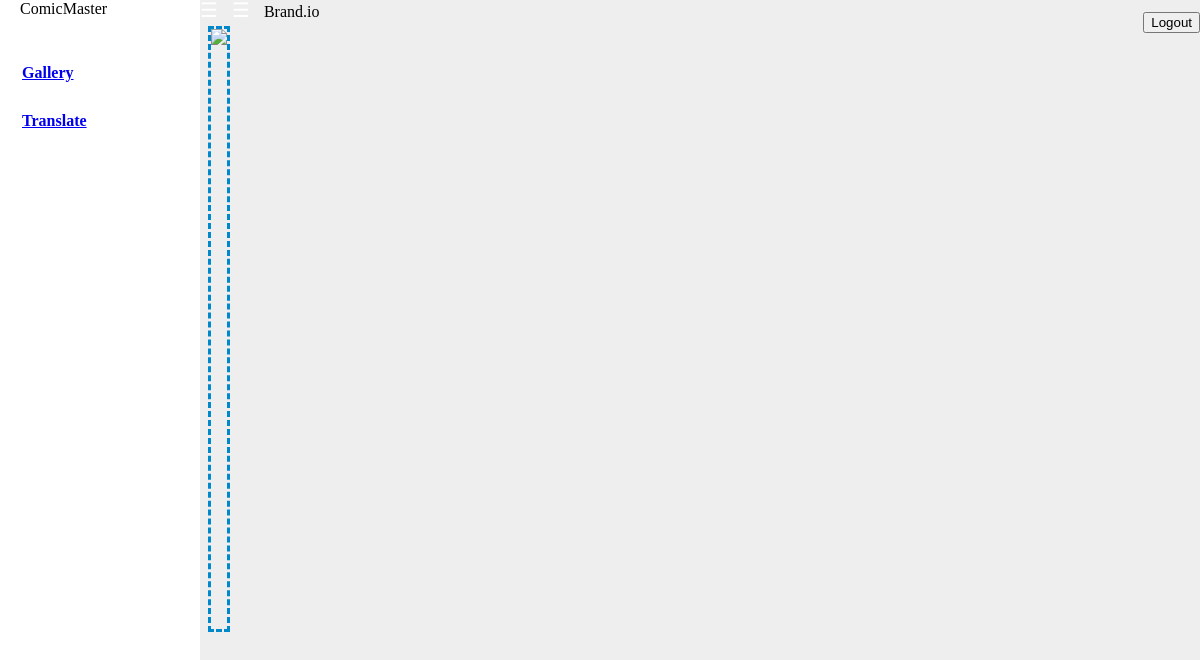
The app's page /image/1 (signed in), older data.
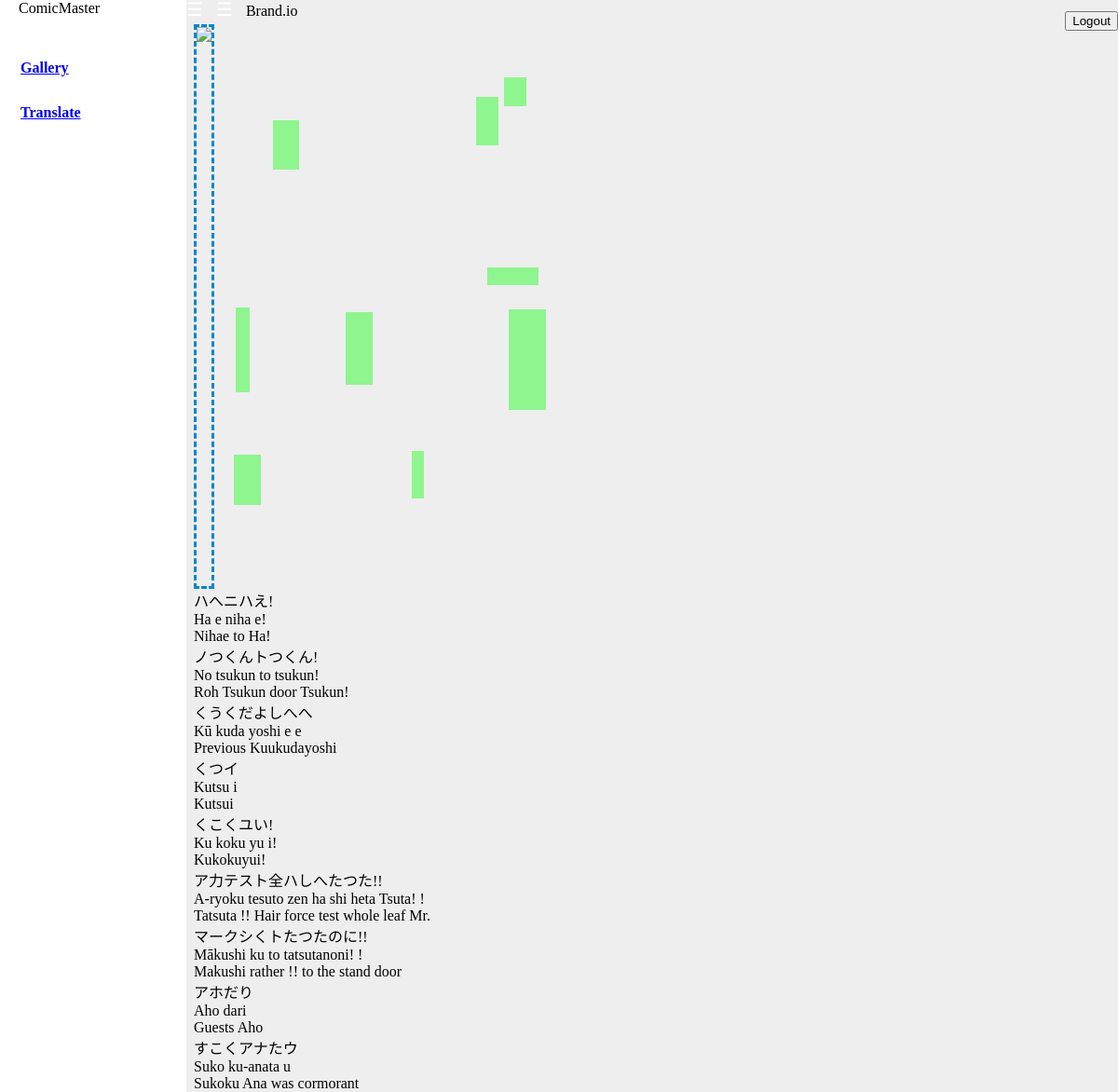
The same page, newer data.
### app/database/textarea.py (models this page shows)
class TextArea (db.Model):
    id = db.Column(db.Integer, primary_key=True, nullable=False)
    minx = db.Column(db.Integer, nullable=False)
    miny = db.Column(db.Integer, nullable=False)
    maxx = db.Column(db.Integer, nullable=False)
    maxy = db.Column(db.Integer, nullable=False)
    jtext = db.Column(db.String(50), nullable=True)
    romaji = db.Column(db.String(50), nullable=True)
    etext = db.Column(db.String(50), nullable=True)
    roidata = db.Column(db.LargeBinary)
    image_id = db.Column(db.Integer, db.ForeignKey('image.id'))

### app/imageviews.py (the view)
@app.route("/image/<int:imageid>", methods=["GET"])
@login_required
def getimageboxes(imageid):
    imagedata = getimage(imageid)
    return render_template("index.html", boxes=imagedata, imageid=imageid, withimage=True)

### app/database/image.py (called while the page is built)
def getimage(imageid):
    image = Image.query.get(int(imageid))
    return image.textareas

### app/database/user.py (called while the page is built)
def getuserbyid(user_id):
    user = User.query.get(int(user_id))
    return user

### app/userviews.py (called while the page is built)
@login_manager.user_loader
def load_user(user_id):
    return getuserbyid(user_id)

### app/templates/index.html (shortened to what this page needs)
<!doctype html>
<html>
  <head>
    <link href="https://cdn.muicss.com/mui-latest/css/mui.min.css" rel="stylesheet" type="text/css" />
    <link href="{{ url_for('static', filename='static/style.css') }}" rel="stylesheet" type="text/css" />
    <link rel="stylesheet" href="//code.jquery.com/ui/1.12.1/themes/base/jquery-ui.css">
  </head>
  <body>
    <div id="sidedrawer" class="mui--no-user-select">
      <div id="sidedrawer-brand" class="mui--appbar-line-height">
        <span class="mui--text-title">ComicMaster</span>
      </div>
      <ul>
        <li><a href="/gallery"><strong>Gallery</strong></a></li>
        <li><a href="/image"><strong>Translate</strong></a></li>
      </ul>
    </div>
    <header id="header">
      <div class="mui-appbar mui--appbar-line-height">
        <div class="mui-container-fluid">
          <a class="sidedrawer-toggle mui--visible-xs-inline-block mui--visible-sm-inline-block js-show-sidedrawer">☰</a>
          <a class="sidedrawer-toggle mui--hidden-xs mui--hidden-sm js-hide-sidedrawer">☰</a>
          <span class="mui--text-title mui--visible-xs-inline-block mui--visible-sm-inline-block">Brand.io</span>
          <a href="/user/logout"><button class="mui-btn" style="float:right;margin-top:12px;margin-left:15px" >Logout</button></a>
        </div>
      </div>
    </header>
    <div id="content-wrapper" style="padding-bottom:0px">
      <div class="mui-container-fluid">
        <br>
        <div class="mui-row">
          <div class="mui-col-md-4">
            <div class="mui-panel">
              <div id="dropZone" class="img-overlay-wrap">
                {% if withimage %}
                <img src="/imagefile/{{ imageid }}">
				<svg width="403" height="600" >
				  {% for box in boxes %}
					<polygon points="{{box.minx}},{{box.miny}} {{box.maxx}},{{box.miny}} {{box.maxx}},{{box.maxy}} {{box.minx}},{{box.maxy}}" title="{{ box.jtext }}" />
                  {% endfor %}
				</svg>
                {% else %}
                <h1>Drag & Drop Files...</h1>
					<form method="POST" action="/image" enctype="multipart/form-data">
						<input type="file" name="file" autocomplete="off" required>
						<input type="submit" value="Submit">
					</form>
                {% endif %}
              </div>
            </div>
          </div>
          {% if withimage %}
          {% for box in boxes %}
          <div class="mui-col-md-8" style="padding:0px">
            <div class="mui-col-md-4">
              <div class="mui-panel">
                {{ box.jtext }}
              </div>
            </div>
            <div class="mui-col-md-4">
              <div class="mui-panel">
                {{ box.romaji }}
              </div>
            </div>
            <div class="mui-col-md-4">
              <div class="mui-panel">
                {{ box.etext }}
              </div>
            </div>
          </div>
          {% endfor %}
          {% endif %}
        </div>
      </div>
    </div>
  </body>
</html>

### app/static/static/style.css (style rules this page uses)
html, body { height: 100%; background-color: #eee; }
html, body, input, textarea, buttons { -webkit-font-smoothing: antialiased; -moz-osx-font-smoothing: grayscale; text-shadow: 1px 1px 1px rgba(0, 0, 0, 0.004); }
#header { position: fixed; top: 0; right: 0; left: 0; z-index: 2; transition: left 0.2s; }
#sidedrawer { position: fixed; top: 0; bottom: 0; width: 200px; left: -200px; overflow: auto; z-index: 2; background-color: #fff; transition: transform 0.2s; }
#content-wrapper { min-height: 100%; overflow-x: hidden; margin-left: 0px; transition: margin-left 0.2s; box-sizing: border-box; margin-bottom: -160px; padding-bottom: 160px; }
@media (min-width: 768px) { #header { left: 200px; } }
@media (min-width: 768px) { #sidedrawer { transform: translate(200px); } }
@media (min-width: 768px) { #content-wrapper { margin-left: 200px; } }
.sidedrawer-toggle { color: #fff; cursor: pointer; font-size: 20px; line-height: 20px; margin-right: 10px; }
#sidedrawer-brand { padding-left: 20px; }
#sidedrawer ul { list-style: none; }
#sidedrawer > ul { padding-left: 0px; }
#sidedrawer > ul > li:first-child { padding-top: 15px; }
#sidedrawer strong { display: block; padding: 15px 22px; cursor: pointer; }

### app/templates/index.html (style rules this page uses)
#dropZone { border: 3px dashed #0088cc; width: auto; height: 600px; }
.img-overlay-wrap { position: relative; display: inline-block; transition: transform 150ms ease-in-out; }
.img-overlay-wrap svg { position: absolute; top: 0; left: 0; }

Row changes from the older to the newer data that the page shows:
added TextArea: jtext "ハへニハえ!", romaji "Ha e niha e!", etext "Nihae to Ha!"
added TextArea: jtext "ノつくんトつくん!", romaji "No tsukun to tsukun!", etext "Roh Tsukun door Tsukun!"
added TextArea: jtext "くうくだよしへへ", romaji "Kū kuda yoshi e e", etext "Previous Kuukudayoshi"
added TextArea: jtext "くつイ", romaji "Kutsu i", etext "Kutsui"
added TextArea: jtext "くこくユい!", romaji "Ku koku yu i!", etext "Kukokuyui!"
added TextArea: jtext "ア力テスト全ハしへたつた!!", romaji "A-ryoku tesuto zen ha shi heta Tsuta! !", etext "Tatsuta !! Hair force test whole leaf Mr."
added TextArea: jtext "マークシくトたつたのに!!", romaji "Mākushi ku to tatsutanoni! !", etext "Makushi rather !! to the stand door"
added TextArea: jtext "アホだり", romaji "Aho dari", etext "Guests Aho"
added TextArea: jtext "すこくアナたウ", romaji "Suko ku-anata u", etext "Sukoku Ana was cormorant"
